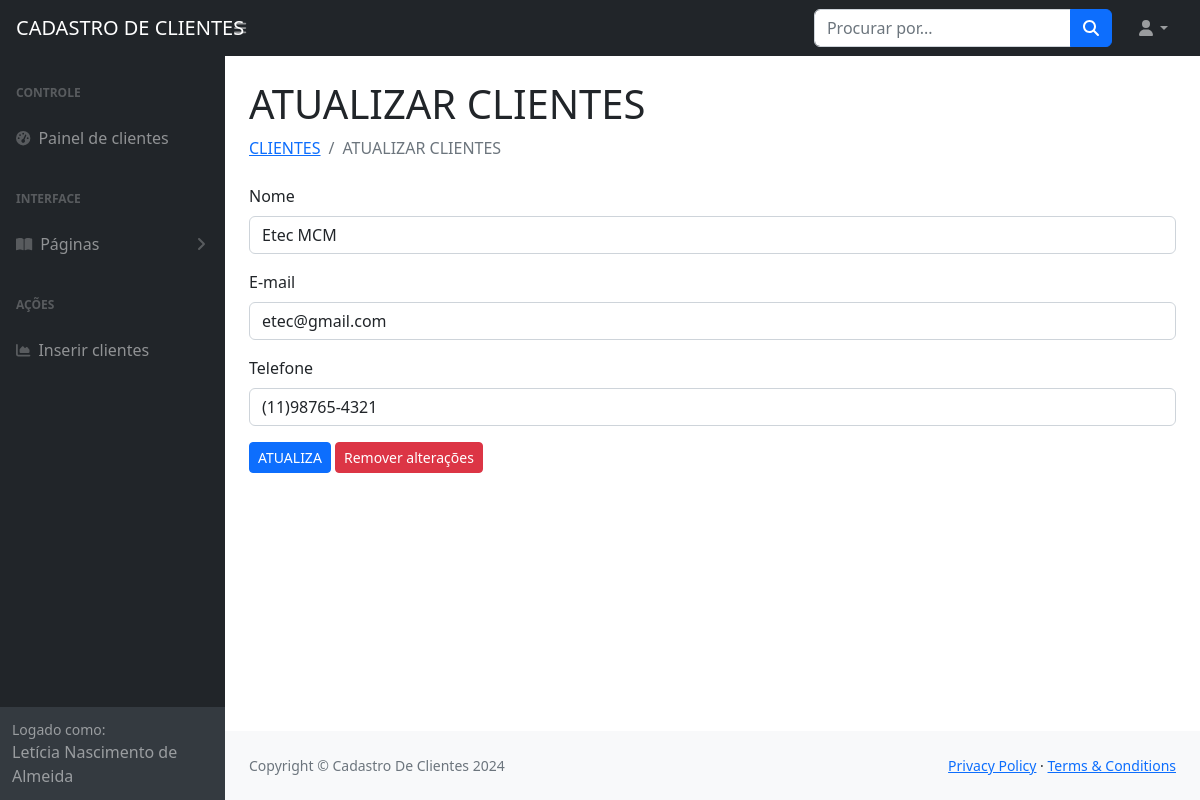
/Painel/form_atualiza_cliente.php?id_cliente=1 (signed in), run on the app's committed database.
### tables this page shows
CREATE TABLE `clientes` (
  `id_cliente` int(11) NOT NULL,
  `nome_cliente` varchar(255) NOT NULL,
  `email_cliente` varchar(255) NOT NULL,
  `telefone` varchar(255) NOT NULL
);

### Painel/form_atualiza_cliente.php (the view, shortened to what this page needs)
<?php
    include 'conecta.php';
    $id_cliente = $_GET['id_cliente'];
    include 'menu.php';
?>
<div id="layoutSidenav_content">
    <main>
        <div class="container-fluid px-4">
            <h1 class="mt-4">ATUALIZAR CLIENTES</h1>
            <ol class="breadcrumb mb-4">
                <li class="breadcrumb-item"><a href="index.php">CLIENTES</a></li>
                <li class="breadcrumb-item active">ATUALIZAR CLIENTES</li>
            </ol>
            <form action="atualiza_cliente.php?id_cliente=<?php echo $id_cliente; ?>" method="POST">
                <?php
                $sql = "SELECT * FROM clientes WHERE id_cliente = $id_cliente";
                $consulta = $conexao->query($sql);
                while ($dados = $consulta->fetch_assoc()) {
                    ?>
                    <div class="mb-3">
                        <label for="nome_clienteNovo" class="form-label">Nome</label>
                        <input type="text" class="form-control" name="nome_clienteNovo" required
                            value="<?php echo $dados['nome_cliente']; ?>">
                    </div>
                    <div class="mb-3">
                        <label for="email_clienteNovo" class="form-label">E-mail</label>
                        <input type="email" class="form-control" name="email_clienteNovo" required
                            value="<?php echo $dados['email_cliente']; ?>">
                    </div>
                    <div class="mb-3">
                        <label for="telefoneNovo" class="form-label">Telefone</label>
                        <input type="text" class="form-control" name="telefoneNovo" required
                            value="<?php echo $dados['telefone']; ?>">
                    </div>
                    <?php
                }
                ?>
                <button type="submit" class="btn btn-primary btn-sm" onclick="return confirmAtualiza()">ATUALIZA</button>
                <button type="reset" class="btn btn-danger btn-sm">Remover alterações</button>
            </form>
        </div>
    </main>
    <footer class="py-4 bg-light mt-auto">
        <div class="container-fluid px-4">
            <div class="d-flex align-items-center justify-content-between small">
                <div class="text-muted">Copyright &copy; Cadastro De Clientes 2024</div>
                <div>
                    <a href="#">Privacy Policy</a>
                    &middot;
                    <a href="#">Terms &amp; Conditions</a>
                </div>
            </div>
        </div>
    </footer>
</div>
</div>
</body>
</html>

### data on the page
clientes: nome_clienteNovo "Etec MCM", email_clienteNovo "etec@gmail.com", telefoneNovo "(11)98765-4321"

### other printed values
$_SESSION['nome'] "Letícia Nascimento de Almeida"
